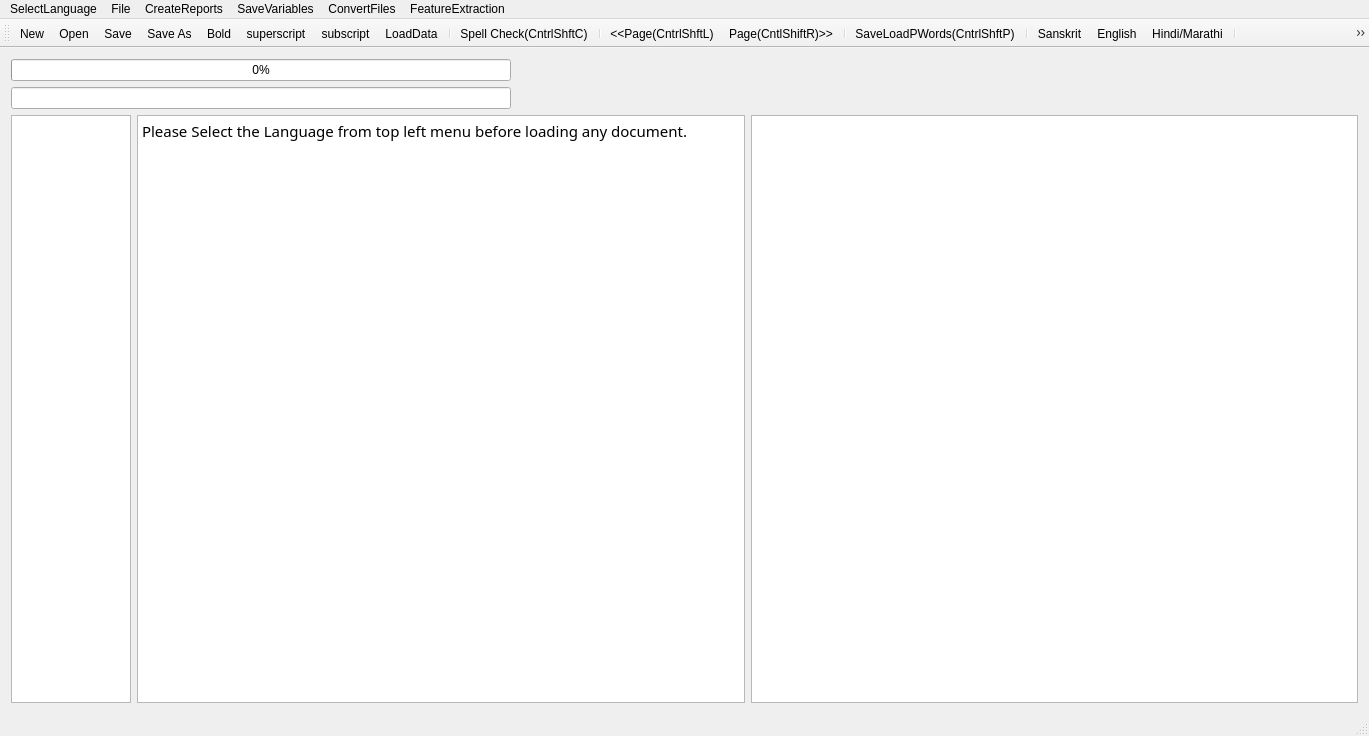
<?xml version="1.0" encoding="UTF-8"?>
<ui version="4.0">
 <class>MainWindow</class>
 <widget class="QMainWindow" name="MainWindow">
  <property name="geometry">
   <rect>
    <x>0</x>
    <y>0</y>
    <width>1369</width>
    <height>736</height>
   </rect>
  </property>
  <property name="mouseTracking">
   <bool>true</bool>
  </property>
  <property name="windowTitle">
   <string>MainWindow</string>
  </property>
  <widget class="QWidget" name="centralWidget">
   <layout class="QVBoxLayout" name="verticalLayout">
    <item>
     <widget class="QProgressBar" name="progressBar">
      <property name="maximumSize">
       <size>
        <width>500</width>
        <height>16777215</height>
       </size>
      </property>
      <property name="value">
       <number>0</number>
      </property>
      <property name="alignment">
       <set>Qt::AlignRight|Qt::AlignTrailing|Qt::AlignVCenter</set>
      </property>
     </widget>
    </item>
    <item>
     <widget class="QLineEdit" name="lineEdit">
      <property name="maximumSize">
       <size>
        <width>500</width>
        <height>16777215</height>
       </size>
      </property>
     </widget>
    </item>
    <item>
     <layout class="QHBoxLayout" name="horizontalLayout">
      <item>
       <widget class="QTextEdit" name="textEdit">
        <property name="maximumSize">
         <size>
          <width>120</width>
          <height>16777215</height>
         </size>
        </property>
        <property name="font">
         <font>
          <family>FreeSans</family>
          <italic>true</italic>
         </font>
        </property>
        <property name="sizeAdjustPolicy">
         <enum>QAbstractScrollArea::AdjustToContents</enum>
        </property>
        <property name="readOnly">
         <bool>true</bool>
        </property>
       </widget>
      </item>
      <item>
       <widget class="QTextBrowser" name="textBrowser">
        <property name="font">
         <font>
          <family>Shobhika</family>
          <pointsize>16</pointsize>
          <italic>false</italic>
         </font>
        </property>
        <property name="mouseTracking">
         <bool>true</bool>
        </property>
        <property name="sizeAdjustPolicy">
         <enum>QAbstractScrollArea::AdjustToContents</enum>
        </property>
        <property name="undoRedoEnabled">
         <bool>true</bool>
        </property>
        <property name="readOnly">
         <bool>false</bool>
        </property>
        <property name="html">
         <string>&lt;!DOCTYPE HTML PUBLIC &quot;-//W3C//DTD HTML 4.0//EN&quot; &quot;http://www.w3.org/TR/REC-html40/strict.dtd&quot;&gt;
&lt;html&gt;&lt;head&gt;&lt;meta name=&quot;qrichtext&quot; content=&quot;1&quot; /&gt;&lt;style type=&quot;text/css&quot;&gt;
p, li { white-space: pre-wrap; }
&lt;/style&gt;&lt;/head&gt;&lt;body style=&quot; font-family:'Shobhika'; font-size:16pt; font-weight:400; font-style:normal;&quot;&gt;
&lt;p style=&quot; margin-top:0px; margin-bottom:0px; margin-left:0px; margin-right:0px; -qt-block-indent:0; text-indent:0px;&quot;&gt;&lt;span style=&quot; font-family:'Ubuntu'; font-size:11pt;&quot;&gt;Please Select the Language from top left menu before loading any document.&lt;/span&gt;&lt;/p&gt;&lt;/body&gt;&lt;/html&gt;</string>
        </property>
        <property name="acceptRichText">
         <bool>true</bool>
        </property>
        <property name="textInteractionFlags">
         <set>Qt::LinksAccessibleByKeyboard|Qt::LinksAccessibleByMouse|Qt::TextBrowserInteraction|Qt::TextEditable|Qt::TextEditorInteraction|Qt::TextSelectableByKeyboard|Qt::TextSelectableByMouse</set>
        </property>
       </widget>
      </item>
      <item>
       <widget class="QGraphicsView" name="graphicsView">
        <property name="sizeAdjustPolicy">
         <enum>QAbstractScrollArea::AdjustIgnored</enum>
        </property>
        <property name="alignment">
         <set>Qt::AlignCenter</set>
        </property>
        <property name="renderHints">
         <set>QPainter::NonCosmeticDefaultPen</set>
        </property>
        <property name="dragMode">
         <enum>QGraphicsView::ScrollHandDrag</enum>
        </property>
        <property name="transformationAnchor">
         <enum>QGraphicsView::AnchorViewCenter</enum>
        </property>
        <property name="resizeAnchor">
         <enum>QGraphicsView::AnchorViewCenter</enum>
        </property>
       </widget>
      </item>
     </layout>
    </item>
   </layout>
   <zorder>lineEdit</zorder>
   <zorder>progressBar</zorder>
  </widget>
  <widget class="QMenuBar" name="menuBar">
   <property name="geometry">
    <rect>
     <x>0</x>
     <y>0</y>
     <width>1369</width>
     <height>22</height>
    </rect>
   </property>
   <widget class="QMenu" name="menuOCR_Correction_Window">
    <property name="title">
     <string>File</string>
    </property>
    <addaction name="actionNew"/>
    <addaction name="actionOpen"/>
    <addaction name="actionSave"/>
    <addaction name="actionSave_As"/>
    <addaction name="actionSpell_Check"/>
    <addaction name="actionLoad_Next_Page"/>
    <addaction name="actionLoad_Prev_Page"/>
    <addaction name="separator"/>
    <addaction name="actionLoadGDocPage"/>
    <addaction name="actionToDevanagari"/>
    <addaction name="actionLoadData"/>
    <addaction name="actionLoadDict"/>
    <addaction name="actionLoadOCRWords"/>
    <addaction name="actionLoadDomain"/>
    <addaction name="actionLoadSubPS"/>
    <addaction name="actionLoadConfusions"/>
    <addaction name="actionSugg"/>
    <addaction name="actionToSlp1"/>
   </widget>
   <widget class="QMenu" name="menuCreateReports">
    <property name="title">
     <string>CreateReports</string>
    </property>
    <addaction name="actionCreateBest2OCR"/>
    <addaction name="actionCreateSuggestionLog"/>
    <addaction name="actionCreateSuggestionLogNearestPriority"/>
    <addaction name="actionErrorDetectionRep"/>
    <addaction name="actionErrorDetectWithoutAdaptation"/>
    <addaction name="actionErrorDetectionRepUniq"/>
   </widget>
   <widget class="QMenu" name="menuSaveVariables">
    <property name="title">
     <string>SaveVariables</string>
    </property>
    <addaction name="actionCPair"/>
    <addaction name="actionPrimarySecOCRPair"/>
    <addaction name="actionCPairIEROcrVsCorrect"/>
    <addaction name="actionCPairGEROcrVsCorrect"/>
   </widget>
   <widget class="QMenu" name="menuConvertFiles">
    <property name="title">
     <string>ConvertFiles</string>
    </property>
    <addaction name="actionToSlp1_2"/>
    <addaction name="actionToDev"/>
    <addaction name="actionExtractDev"/>
    <addaction name="actionEditDistRep"/>
    <addaction name="actionConfusionFreqHist"/>
    <addaction name="actionFilterOutGT50EditDisPairs"/>
   </widget>
   <widget class="QMenu" name="menuFeatureExtraction">
    <property name="title">
     <string>FeatureExtraction</string>
    </property>
    <addaction name="actionPrepareFeatures"/>
   </widget>
   <widget class="QMenu" name="menuSelectLanguage">
    <property name="title">
     <string>SelectLanguage</string>
    </property>
    <addaction name="actionSanskrit"/>
    <addaction name="actionHindi"/>
    <addaction name="actionEnglish"/>
   </widget>
   <addaction name="menuSelectLanguage"/>
   <addaction name="menuOCR_Correction_Window"/>
   <addaction name="menuCreateReports"/>
   <addaction name="menuSaveVariables"/>
   <addaction name="menuConvertFiles"/>
   <addaction name="menuFeatureExtraction"/>
  </widget>
  <widget class="QToolBar" name="mainToolBar">
   <attribute name="toolBarArea">
    <enum>TopToolBarArea</enum>
   </attribute>
   <attribute name="toolBarBreak">
    <bool>false</bool>
   </attribute>
   <addaction name="actionNew"/>
   <addaction name="actionOpen"/>
   <addaction name="actionSave"/>
   <addaction name="actionSave_As"/>
   <addaction name="actionBold"/>
   <addaction name="actionsuperscript"/>
   <addaction name="actionsubscript"/>
   <addaction name="actionLoadData"/>
   <addaction name="separator"/>
   <addaction name="actionSpell_Check"/>
   <addaction name="separator"/>
   <addaction name="actionLoad_Prev_Page"/>
   <addaction name="actionLoad_Next_Page"/>
   <addaction name="separator"/>
   <addaction name="actionLoadGDocPage"/>
   <addaction name="separator"/>
   <addaction name="actionSanskrit"/>
   <addaction name="actionEnglish"/>
   <addaction name="actionHindi"/>
   <addaction name="separator"/>
   <addaction name="actionToDevanagari"/>
   <addaction name="separator"/>
  </widget>
  <widget class="QStatusBar" name="statusBar"/>
  <action name="actionOpen">
   <property name="icon">
    <iconset resource="AppResources.qrc">
     <normaloff>:/Images/open.png</normaloff>:/Images/open.png</iconset>
   </property>
   <property name="text">
    <string>Open</string>
   </property>
   <property name="shortcut">
    <string>Ctrl+O</string>
   </property>
  </action>
  <action name="actionSave">
   <property name="icon">
    <iconset resource="AppResources.qrc">
     <normaloff>:/Images/save.png</normaloff>:/Images/save.png</iconset>
   </property>
   <property name="text">
    <string>Save</string>
   </property>
   <property name="shortcut">
    <string>Ctrl+S</string>
   </property>
  </action>
  <action name="actionSave_As">
   <property name="icon">
    <iconset resource="AppResources.qrc">
     <normaloff>:/Images/save-as.png</normaloff>:/Images/save-as.png</iconset>
   </property>
   <property name="text">
    <string>Save As</string>
   </property>
   <property name="shortcut">
    <string>Ctrl+Shift+S</string>
   </property>
  </action>
  <action name="actionNew">
   <property name="icon">
    <iconset resource="AppResources.qrc">
     <normaloff>:/Images/New.png</normaloff>:/Images/New.png</iconset>
   </property>
   <property name="text">
    <string>New</string>
   </property>
   <property name="shortcut">
    <string>Ctrl+N</string>
   </property>
  </action>
  <action name="actionSpell_Check">
   <property name="text">
    <string>Spell Check(CntrlShftC)</string>
   </property>
   <property name="shortcut">
    <string>Ctrl+Shift+C</string>
   </property>
  </action>
  <action name="actionLoad_Next_Page">
   <property name="text">
    <string>Page(CntlShiftR)&gt;&gt;</string>
   </property>
   <property name="toolTip">
    <string>Page(CntlShiftR)&gt;&gt;</string>
   </property>
   <property name="shortcut">
    <string>Ctrl+Shift+R</string>
   </property>
  </action>
  <action name="actionLoad_Prev_Page">
   <property name="text">
    <string>&lt;&lt;Page(CntrlShftL)</string>
   </property>
   <property name="toolTip">
    <string>&lt;&lt;Page(CntrlShftL)</string>
   </property>
   <property name="shortcut">
    <string>Ctrl+Shift+L</string>
   </property>
  </action>
  <action name="actionLoadGDocPage">
   <property name="text">
    <string>Save&amp;LoadPWords(CntrlShftP)</string>
   </property>
   <property name="shortcut">
    <string>Ctrl+Shift+P</string>
   </property>
  </action>
  <action name="actionToDevanagari">
   <property name="text">
    <string>toDevanagari(CntrlD)</string>
   </property>
   <property name="shortcut">
    <string>Ctrl+D</string>
   </property>
  </action>
  <action name="actionLoadData">
   <property name="text">
    <string>LoadData</string>
   </property>
  </action>
  <action name="actionLoadDict">
   <property name="text">
    <string>LoadDict</string>
   </property>
  </action>
  <action name="actionLoadOCRWords">
   <property name="text">
    <string>LoadOCRWords</string>
   </property>
  </action>
  <action name="actionLoadDomain">
   <property name="text">
    <string>LoadDomain</string>
   </property>
  </action>
  <action name="actionLoadSubPS">
   <property name="text">
    <string>LoadSubPS</string>
   </property>
  </action>
  <action name="actionLoadConfusions">
   <property name="text">
    <string>LoadConfusions</string>
   </property>
  </action>
  <action name="actionSugg">
   <property name="text">
    <string>sugg</string>
   </property>
   <property name="shortcut">
    <string>Menu</string>
   </property>
  </action>
  <action name="actionCreateBest2OCR">
   <property name="text">
    <string>CreateBest2OCR</string>
   </property>
  </action>
  <action name="actionToSlp1">
   <property name="text">
    <string>toSlp1</string>
   </property>
   <property name="shortcut">
    <string>Ctrl+G</string>
   </property>
  </action>
  <action name="actionCreateSuggestionLog">
   <property name="text">
    <string>CreateSuggestionLog</string>
   </property>
  </action>
  <action name="actionCreateSuggestionLogNearestPriority">
   <property name="text">
    <string>CreateSuggestionLogNearestPriority</string>
   </property>
  </action>
  <action name="actionErrorDetectionRep">
   <property name="text">
    <string>ErrorDetectionRep</string>
   </property>
  </action>
  <action name="actionErrorDetectWithoutAdaptation">
   <property name="text">
    <string>ErrorDetectWithoutAdaptation</string>
   </property>
  </action>
  <action name="actionCPair">
   <property name="text">
    <string>CPair</string>
   </property>
  </action>
  <action name="actionToSlp1_2">
   <property name="text">
    <string>toSlp1</string>
   </property>
  </action>
  <action name="actionToDev">
   <property name="text">
    <string>toDev</string>
   </property>
  </action>
  <action name="actionExtractDev">
   <property name="text">
    <string>ExtractDevWords</string>
   </property>
   <property name="toolTip">
    <string>ExtractDevWords</string>
   </property>
  </action>
  <action name="actionPrimarySecOCRPair">
   <property name="text">
    <string>PrimarySecOCRPairs</string>
   </property>
  </action>
  <action name="actionCPairIEROcrVsCorrect">
   <property name="text">
    <string>CPairIEROcrVsCorrect</string>
   </property>
  </action>
  <action name="actionEditDistRep">
   <property name="text">
    <string>EditDistRep</string>
   </property>
  </action>
  <action name="actionConfusionFreqHist">
   <property name="text">
    <string>ConfusionFreqHist</string>
   </property>
  </action>
  <action name="actionCPairGEROcrVsCorrect">
   <property name="text">
    <string>CPairGEROcrVsCorrect</string>
   </property>
  </action>
  <action name="actionFilterOutGT50EditDisPairs">
   <property name="text">
    <string>FilterOutGT50EditDisPairs</string>
   </property>
  </action>
  <action name="actionPrepareFeatures">
   <property name="text">
    <string>PrepareFeatures</string>
   </property>
  </action>
  <action name="actionErrorDetectionRepUniq">
   <property name="text">
    <string>ErrorSuggRepUniq</string>
   </property>
  </action>
  <action name="actionSanskrit">
   <property name="text">
    <string>Sanskrit</string>
   </property>
  </action>
  <action name="actionHindi">
   <property name="text">
    <string>Hindi/Marathi</string>
   </property>
  </action>
  <action name="actionEnglish">
   <property name="text">
    <string>English</string>
   </property>
   <property name="toolTip">
    <string>English</string>
   </property>
  </action>
  <action name="actionBold">
   <property name="checkable">
    <bool>true</bool>
   </property>
   <property name="icon">
    <iconset resource="AppResources.qrc">
     <normaloff>:/Images/bold-icon-256.png</normaloff>:/Images/bold-icon-256.png</iconset>
   </property>
   <property name="text">
    <string>Bold</string>
   </property>
  </action>
  <action name="actionsuperscript">
   <property name="checkable">
    <bool>true</bool>
   </property>
   <property name="icon">
    <iconset resource="AppResources.qrc">
     <normaloff>:/Images/superscipt.png</normaloff>:/Images/superscipt.png</iconset>
   </property>
   <property name="text">
    <string>superscript</string>
   </property>
  </action>
  <action name="actionsubscript">
   <property name="checkable">
    <bool>true</bool>
   </property>
   <property name="icon">
    <iconset resource="AppResources.qrc">
     <normaloff>:/Images/subscript.png</normaloff>:/Images/subscript.png</iconset>
   </property>
   <property name="text">
    <string>subscript</string>
   </property>
  </action>
 </widget>
 <layoutdefault spacing="6" margin="11"/>
 <tabstops>
  <tabstop>textBrowser</tabstop>
  <tabstop>graphicsView</tabstop>
 </tabstops>
 <resources>
  <include location="AppResources.qrc"/>
 </resources>
 <connections/>
</ui>
